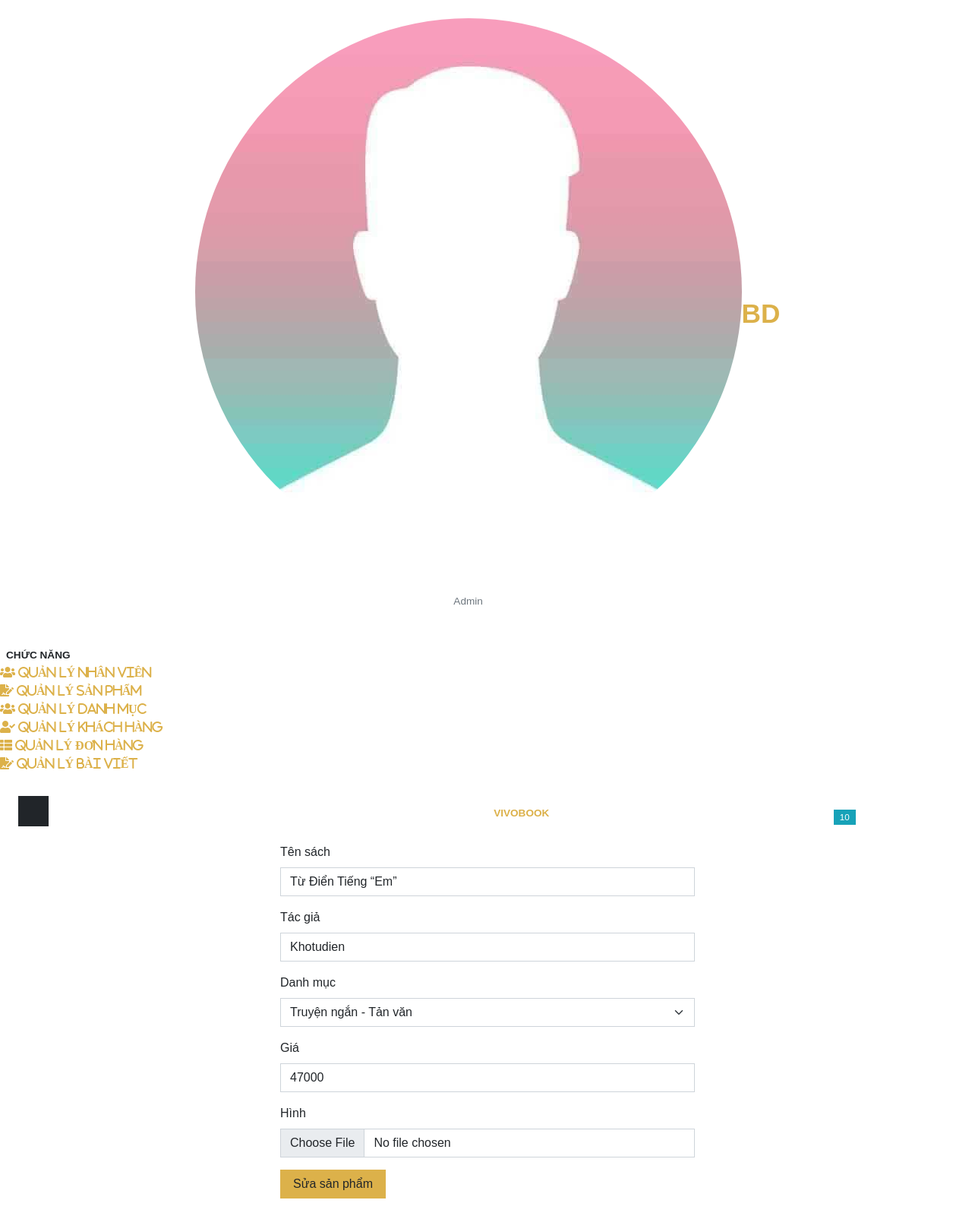
Screenshot of /update_product.php?updateid=1 (signed in) with the database file from the repository.
### tables this page shows
CREATE TABLE `sach` (
  `id_sach` int(11) NOT NULL,
  `tensach` varchar(255) NOT NULL,
  `tacgia` varchar(255) NOT NULL,
  `id_danhmuc` int(11) NOT NULL,
  `gia` float NOT NULL,
  `hinh` varchar(255) NOT NULL
);

### update_product.php (the view, shortened to what this page needs)
<?php
include('includes/connect.php');
$id=$_GET['updateid'];
$sql="SELECT * FROM `sach` WHERE id_sach=$id";
$result=mysqli_query($con,$sql);
$number_update=mysqli_num_rows($result);
if($number_update>0){
    while($row_update=mysqli_fetch_array($result)){
        $tensach=$row_update['tensach'];
        $tacgia=$row_update['tacgia'];
        $gia=$row_update['gia'];
    }
}
?>
<!DOCTYPE html>
<html>
  <head>
    <link rel="stylesheet" href="https://cdnjs.cloudflare.com/ajax/libs/font-awesome/6.2.0/css/all.min.css" />
    <link href="https://cdn.jsdelivr.net/npm/bootstrap@5.2.2/dist/css/bootstrap.min.css" rel="stylesheet">
    <link rel="stylesheet" href="vendor_admin/choices.js/public/assets/styles/choices.min.css">
    <link rel="stylesheet" href="vendor_admin/overlayscrollbars/css/OverlayScrollbars.min.css">
    <link rel="stylesheet" href="css_admin/style.default.css" id="theme-stylesheet">
    <link rel="stylesheet" href="css_admin/custom.css">
  </head>
  <body>
    <nav class="side-navbar">
      <div class="sidebar-header d-flex align-items-center justify-content-center p-4 mb-4">
        <div class="sidenav-header-inner text-center"><img class="img-fluid rounded-circle avatar mb-3" src="img/avatar-trang.jpg" alt="avatar">
          <h2 class="h5 text-white text-uppercase mb-0">Admin</h2>
          <p class="text-sm mb-0 text-muted">Admin</p>
        </div>
        <a class="brand-small text-center" href="admin.php">
          <p class="h1 m-0">BD</p></a>
      </div>
      <span class="text-uppercase text-white-500 text-sm fw-bold letter-spacing-0 mx-lg-2 heading">CHỨC NĂNG</span>
      <ul class="list-unstyled">
        <li class="sidebar-item"><a class="sidebar-link" href="admin.php?employee">
        <i class="fas fa-users"> QUẢN LÝ NHÂN VIÊN</i></a></li>
        <li class="sidebar-item"><a class="sidebar-link" href="admin.php?product">
        <i class="fas fa-file-signature"> QUẢN LÝ SẢN PHẨM</i></a></li>
        <li class="sidebar-item"><a class="sidebar-link" href="admin.php?category">
        <i class="fas fa-users"> QUẢN LÝ DANH MỤC</i></a></li>
        <li class="sidebar-item"><a class="sidebar-link" href="admin.php?user">
        <i class="fas fa-user-check"> QUẢN LÝ KHÁCH HÀNG</i></a></li>
        <li class="sidebar-item"><a class="sidebar-link" href="admin.php?order">
        <i class="fas fa-th-list"> QUẢN LÝ ĐƠN HÀNG</i></a></li>
        <li class="sidebar-item"><a class="sidebar-link" href="admin.php?post">
        <i class="fas fa-file-signature"> QUẢN LÝ BÀI VIẾT</i></a></li>
    </nav>
    <div class="page">
      <header class="header">
        <nav class="navbar">
          <div class="container-fluid">
            <div class="d-flex align-items-center justify-content-between w-100">
              <div class="d-flex align-items-center"><a class="menu-btn d-flex align-items-center justify-content-center p-2 bg-gray-900" id="toggle-btn" href="admin.php">
                  <svg class="svg-icon svg-icon-sm svg-icon-heavy text-white">
                    <use xlink:href="#menu-1"> </use>
                  </svg></a><a class="navbar-brand ms-2" href="admin.php">
                  <div class="brand-text d-none d-md-inline-block text-uppercase letter-spacing-0"><span class="text-white fw-normal text-xs">Welcome to </span><strong class="text-primary text-sm"> Vivobook</strong></div></a></div>
              <ul class="nav-menu mb-0 list-unstyled d-flex flex-md-row align-items-md-center">
                <li class="nav-item dropdown"> <a class="nav-link text-white position-relative" id="messages" rel="nofollow" data-bs-target="#" href="#" data-bs-toggle="dropdown" aria-haspopup="true" aria-expanded="false">
                    <svg class="svg-icon svg-icon-xs svg-icon-heavy">
                      <use xlink:href="#envelope-1"> </use>
                    </svg><span class="badge bg-info">10</span></a>
                </li>
                <li class="nav-item"><a class="nav-link text-white text-sm ps-0" href="index.php"> <span class="d-none d-sm-inline-block">Đăng xuất</span>
                    <svg class="svg-icon svg-icon-xs svg-icon-heavy">
                      <use xlink:href="#security-1"> </use>
                    </svg></a></li>
              </ul>
            </div>
          </div>
        </nav>
      </header>
    <div class="container mt-2">
        <form method="post" enctype="multipart/form-data">
            <div class="form-outline mb-3 w-50 m-auto">
                <label for="sach" class="form-label">Tên sách</label>
                <input type="text" class="form-control" placeholder="Nhập tên sách"
                id="tensach" name="tensach" required="required" autocomplete="off"
                value="<?php echo $tensach; ?>">
            </div>
            <div class="form-outline mb-3 w-50 m-auto">
                <label for="tacgia" class="form-label">Tác giả</label>
                <input type="text" class="form-control" placeholder="Nhập tên tác giả"
                id="tacgia" name="tacgia" required="required" autocomplete="off"
                value="<?php echo $tacgia; ?>">
            </div>
            <div class="form-outline mb-3 w-50 m-auto">
            <label for="danhmuc" class="form-label">Danh mục</label>
                <select name="danhmuc" id="danhmuc" class="form-select">
                  <?php
                      $select_query1="SELECT * FROM `danhmuc`";
                      $result_query1=mysqli_query($con,$select_query1);
                      while($row=mysqli_fetch_array($result_query1)){
                            $id_danhmuc=$row['id_danhmuc'];
                            $tendanhmuc=$row['tendanhmuc'];
                            echo "<option value='$id_danhmuc'>$tendanhmuc</option>";
                          }
                  ?>
                </select>
            </div>
            <div class="form-outline mb-3 w-50 m-auto">
                <label for="gia" class="form-label">Giá</label>
                <input type="number" class="form-control" placeholder="Nhập giá (VNĐ)"
                id="gia" name="gia" required="required" autocomplete="off"
                value="<?php echo $gia; ?>">
            </div>
            <div class="form-outline mb-3 w-50 m-auto">
                <label for="hinh" class="form-label">Hình</label>
                <input type="file" class="form-control" id="hinh" name="hinh" accept="image/*">
            </div>
            <div class="form-outline mb-3 w-50 m-auto">
                <input type="submit" class="btn btn-primary mb-3 px-3" id="submit" name="submit" value="Sửa sản phẩm">
            </div>
        </form>
    </div>
    <link rel="stylesheet" href="https://use.fontawesome.com/releases/v5.7.1/css/all.css">
  </body>
</html>

### rows the page displays
sach: tensach "Từ Điển Tiếng “Em”", tacgia "Khotudien", gia "47000"

### other values shown
form field danhmuc "Truyện ngắn - Tản văn"
